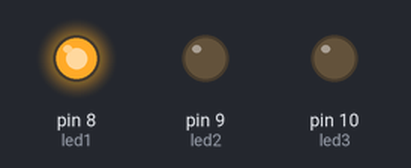
Recording of a sketch running on a simulated Arduino Uno, built with avr-gcc and run on an emulated ATmega328P. Parts: output pins drawn as LEDs (lit = HIGH).

Above: at 0.1 s.
At 30.1 s:
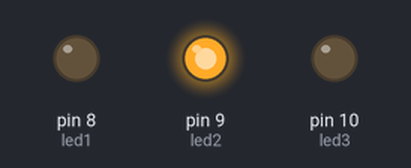
At 39.1 s:
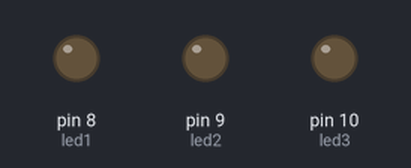
Timing chart, 0 to 40.0 s (numbered marks = the images above):
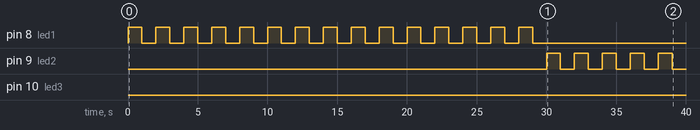

The sketch:

sketch_apr18a.ino
```cpp
int led1 = 8;
int led2 = 9;
int led3 = 10;

void setup(){
    pinMode(led1,OUTPUT);
    pinMode(led2,OUTPUT);
    pinMode(led3,OUTPUT);
}
void loop(){
    for(int i =1; i<=15;i++){
        digitalWrite(led1, HIGH);
        delay(1000);
        digitalWrite(led1, LOW);
        delay(1000);
        }
    for(int i =1; i<=15;i++){
        digitalWrite(led2, HIGH);
        delay(1000);
        digitalWrite(led2, LOW);
        delay(1000);
    }
    for(int i =1; i<=15;i++){
        digitalWrite(led3, HIGH);
        delay(1000);
        digitalWrite(led3, LOW);
        delay(1000);
    }
}
```

Measured:
- by itself, pin 8 (led1): alternates HIGH for 1.0 s and LOW for 1.0 s, 30 changes in all, then stays LOW
- by itself, pin 9 (led2): LOW → HIGH at 30.0 s, → LOW 1.0 s later, → HIGH 1.0 s later, → LOW 1.0 s later, … (10 changes in this stretch)
